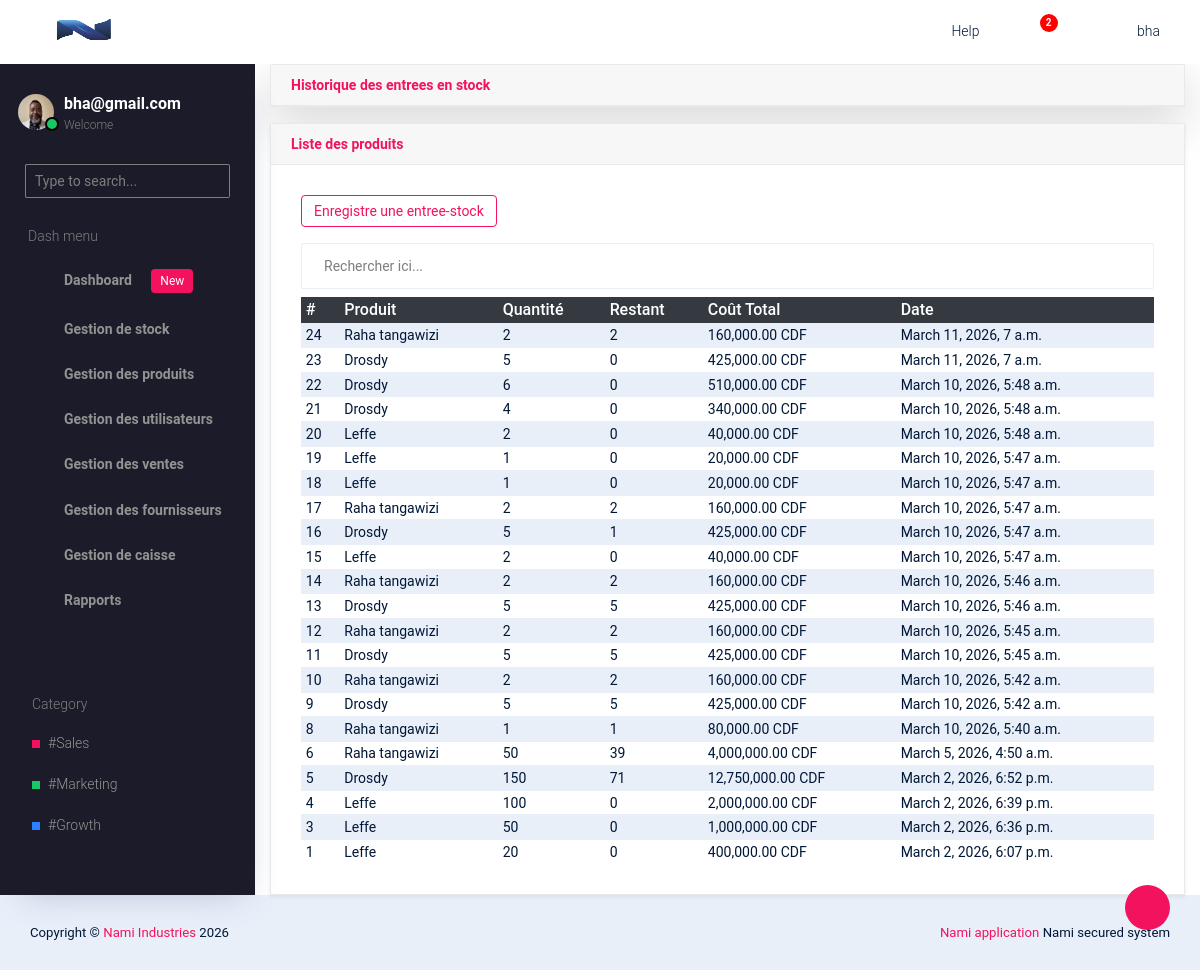
Screenshot of /main/historique-entree-stock/ (signed in) with the database file from the repository.
### companie/models.py (models this page shows, shortened)
class Company(models.Model):
    BUSINESS_TYPES = (
        ('etablissement', 'Etablissement'),
        ('societe', 'Societe'),
    )
    ESTABLISHMENT_TYPES = (
        ('pme', 'PME'),
        ('ipme', 'IPME'),
        ('ecs', 'Entreprise en commandite simple'),
    )
    COMPANY_TYPES = (
        ('sa', 'Societe par actions'),
        ('sarl', 'Societe a responsabilite limitee'),
        ('personnes', 'Societe de personnes'),
    )
    CURRENCY_CHOICES = (
        ('BIF', 'Franc Burundais (BIF)'),
        ('USD', 'Dollar Americain (USD)'),
        ('EUR', 'Euro (EUR)'),
        ('CDF', 'Franc Congolais (CDF)'),
    )
    name = models.CharField(max_length=200)
    owner_name = models.CharField(max_length=200)
    business_type = models.CharField(max_length=20, choices=BUSINESS_TYPES)
    sub_type = models.CharField(max_length=50, blank=True)
    registration_number = models.CharField(max_length=150)
    country = CountryField()
    province = models.CharField(max_length=100)
    email = models.EmailField()
    phone = models.CharField(max_length=30)
    address = models.CharField(max_length=255, blank=True, null=True)
    website = models.URLField(blank=True, null=True)
    currency = models.CharField(
        max_length=10,
        choices=CURRENCY_CHOICES,
        default='CDF'
    )
    tva = models.DecimalField(max_digits=12, decimal_places=2, default=Decimal("0.00"))
    logo = models.ImageField(
        upload_to='company_logo/',
        blank=True,
        null=True
    )
    created_at = models.DateTimeField(auto_now_add=True)

### account/models.py (models this page shows, shortened)
class Profile(models.Model):
    user = models.OneToOneField(User, on_delete=models.CASCADE)
    photo = models.ImageField(upload_to="profiles/", blank=True, null=True)

### stock/models.py (models this page shows, shortened)
class StockEntry(models.Model):
    product = models.ForeignKey(Product, on_delete=models.CASCADE)
    supplier = models.ForeignKey(Supplier, on_delete=models.SET_NULL, null=True)
    date = models.DateTimeField(default=timezone.now)
    quantity = models.PositiveIntegerField()
    remaining_quantity = models.PositiveIntegerField(editable=False, null=True)
    unit_cost = models.DecimalField(max_digits=15, decimal_places=2, null=True)
    total_cost = models.DecimalField(max_digits=15, decimal_places=2, null=True, blank=True)
    entered_by = models.ForeignKey(User, on_delete=models.SET_NULL, null=True)
    reason = models.CharField(max_length=255, blank=True, null=True)

### product/models.py (models this page shows, shortened)
class Product(models.Model):
    MANAGEMENT_METHODE_TYPE = [
        ('FIFO','FIFO'),
        ('LIFO','LIFO'),
    ]
    category = models.ForeignKey(
        CategoryProduct,
        on_delete=models.SET_NULL,
        null=True,
        blank=True,
        related_name="products"
    )
    name = models.CharField(max_length=200)
    perishable = models.BooleanField(default=False)
    expiration_date = models.DateField(null=True, blank=True)
    management_method = models.CharField(max_length=10, choices=MANAGEMENT_METHODE_TYPE, default='FIFO')
    created_at = models.DateTimeField(auto_now_add=True)
    purchase_price = models.DecimalField(max_digits=15, decimal_places=2, null=True, blank=True)
    selling_price = models.DecimalField(max_digits=15, decimal_places=2, null=True, blank=True)
    minimum_stock = models.IntegerField(default=5)

### core/views.py (the view)
# urls.py: path('historique-entree-stock/', views.stock_entry_list, name='stock_entry_list'),
@login_required
@role_required("Admin","Gestionnaire_stock")
def stock_entry_list(request):
    template = loader.get_template('stock/entry_list.html')
    entries = StockEntry.objects.all().order_by('-date')
    context = {
        'entries':entries
    }
    return HttpResponse(template.render(context, request))

### core/context_processors.py (called while the page is built)
def company_info(request):
	company = Company.objects.first()
	return {
		'company':company
	}

### core/templates/stock/entry_list.html (shortened to what this page needs)
{% extends 'base.html' %}
{% load static %}
{% block content %}
{% load humanize %}
  <div class="container-fluid main-panel">
    <div class='card shadow-lg mb-3'>
      <div class="card-header d-flex justify-content-between m-0 font-weight-bold text-primary">
        Historique des entrees en stock
      </div>
    </div>
    <div class="card shadow-sm">
        <div class="card-header m-0 font-weight-bold text-primary">
          Liste des produits
        </div>
        <div class="card-body">
          <a href="{% url 'stock_entry_create' %}" class="btn btn-outline-primary mb-3 btn-sm">
            Enregistre une entree-stock
          </a>
          <div class="input-group">
              <input type="text" id="searchInput" class="form-control mb-2 " placeholder="Rechercher ici...">
          </div>
          <div class='table-responsive'>
          <table class="table table-sm table-striped">
              <thead class="table-dark">
                 <tr>
                    <th>#</th>
                    <th>Produit</th>
                    <th>Quantité</th>
                    <th>Restant</th>
                    <th>Coût Total</th>
                    <th>Date</th>
                </tr>
              </thead>
              <tbody>
                    {% for entry in entries %}
                    <tr>
                        <td>{{ entry.id }}</td>
                        <td>{{ entry.product.name }}</td>
                        <td>{{ entry.quantity }}</td>
                        <td>{{ entry.remaining_quantity }}</td>
                        <td>{{ entry.total_cost|intcomma }} {{ company.currency }}</td>
                        <td>{{ entry.date }}</td>
                    </tr>
                    {% empty %}
                    <tr>
                        <td colspan="5" class="text-center">
                            Aucune entrée enregistrée
                        </td>
                    </tr>
                    {% endfor %}
              </tbody>
          </table>
        </div>
      </div>
    </div>
  </div>
{% endblock %}

### core/templates/base.html (shortened to what this page needs)
{% load static %}
<!DOCTYPE html>
<html lang="en">
  <head>
    <link rel="stylesheet" href="{% static 'vendors/typicons.font/font/typicons.css' %}">
    <link rel="stylesheet" href="{% static 'vendors/css/vendor.bundle.base.css' %}">
    <link rel="stylesheet" href="{% static 'css/vertical-layout-light/style.css' %}">
  </head>
  <body>
    <div class="container-scroller">
      <nav class="navbar col-lg-12 col-12 p-0 fixed-top d-flex flex-row">
        <div class="text-center navbar-brand-wrapper d-flex align-items-center justify-content-center">
          <a class="navbar-brand brand-logo" href="{% url 'dashboard:admin_dashboard' %}">
            {% if company and company.logo %}
            <img src="{{ company.logo.url }}" class="img-fluid" alt="logo"/>
            {% else %}
            <img src="{% static 'images/logo-mini.svg' %}" alt="logo"/>
            {% endif %}
          </a>
          <button class="navbar-toggler navbar-toggler align-self-center d-none d-lg-flex" type="button" data-toggle="minimize">
            <span class="typcn typcn-th-menu"></span>
          </button>
        </div>
        <div class="navbar-menu-wrapper d-flex align-items-center justify-content-end">
          <ul class="navbar-nav navbar-nav-right">
            <li class="nav-item d-none d-lg-flex  mr-2">
              <a class="nav-link" href="#">
                Help
              </a>
            </li>
            <li class="nav-item dropdown  d-flex">
              <a class="nav-link count-indicator dropdown-toggle d-flex align-items-center justify-content-center" id="notificationDropdown" href="#" data-toggle="dropdown">
                <i class="typcn typcn-bell mr-0"></i>
                <span class="count bg-danger">2</span>
              </a>
            </li>
            <li class="nav-item nav-profile dropdown">
              {% if user.is_authenticated %}
              <a class="nav-link dropdown-toggle  pl-0 pr-0" href="#" data-toggle="dropdown" id="profileDropdown">
                <i class="typcn typcn-user-outline mr-0"></i>
                <span class="nav-profile-name">{{ user.username }}</span>
              </a>
              {% endif %}
            </li>
          </ul>
        </div>
      </nav>
      <div class="container-fluid page-body-wrapper">
        <div class="theme-setting-wrapper">
          <div id="settings-trigger"><i class="typcn typcn-cog-outline"></i></div>
        </div>
        <nav class="sidebar sidebar-offcanvas" id="sidebar">
        <ul class="nav">
          <li class="nav-item">
            <div class="d-flex sidebar-profile">
              {% if user.is_authenticated %}
                {% if request.user.profile.photo %}
                  <div class="sidebar-profile-image">
                    <img src="{{ request.user.profile.photo.url }}" alt="image">
                    <span class="sidebar-status-indicator"></span>
                  </div>
                {% endif %}
              <div class="sidebar-profile-name">
                <p class="sidebar-name">
                  {{ user.email }}
                </p>
                <p class="sidebar-designation">
                  Welcome
                </p>
              </div>
              {% endif %}
            </div>
            <div class="nav-search">
              <div class="input-group">
                <input type="text" class="form-control" placeholder="Type to search..." aria-label="search" aria-describedby="search">
                <div class="input-group-append">
                  <span class="input-group-text" id="search">
                    <i class="typcn typcn-zoom"></i>
                  </span>
                </div>
              </div>
            </div>
            <p class="sidebar-menu-title">Dash menu</p>
          </li>
          {% for group in request.user.groups.all %}
            {% if group.name == "Admin" or group.name == "Caisse" or group.name == "Gestionnaire_stock" %}
            <li class="nav-item">
              <a class="nav-link" href="{% url 'dashboard:admin_dashboard' %}">
                <i class="typcn typcn-device-desktop menu-icon"></i>
                <span class="menu-title">Dashboard <span class="badge badge-primary ml-3">New</span></span>
              </a>
            </li>
            {% endif %}
            {% if group.name == "Admin" or group.name == "Gestionnaire_stock" %}
            <li class="nav-item">
              <a class="nav-link" data-toggle="collapse" href="#ui-basic" aria-expanded="false" aria-controls="ui-basic">
                <i class="typcn typcn-briefcase menu-icon"></i>
                <span class="menu-title">Gestion de stock</span>
                <i class="typcn typcn-chevron-right menu-arrow"></i>
              </a>
            </li>
          {% endif %}
          {% if group.name == "Admin" or group.name == "Gestionnaire_stock" %}
          <li class="nav-item">
            <a class="nav-link" data-toggle="collapse" href="#form-elements" aria-expanded="false" aria-controls="form-elements">
              <i class="typcn typcn-film menu-icon"></i>
              <span class="menu-title">Gestion des produits</span>
              <i class="menu-arrow"></i>
            </a>
          </li>
          {% endif %}
          {% if group.name == "Admin" %}
          <li class="nav-item">
            <a class="nav-link" data-toggle="collapse" href="#charts" aria-expanded="false" aria-controls="charts">
              <i class="typcn typcn-chart-pie-outline menu-icon"></i>
              <span class="menu-title">Gestion des utilisateurs</span>
              <i class="menu-arrow"></i>
            </a>
          </li>
          {% endif %}
          {% if group.name == "Admin" or group.name == "Caisse" %}
          <li class="nav-item">
            <a class="nav-link" data-toggle="collapse" href="#tables" aria-expanded="false" aria-controls="tables">
              <i class="typcn typcn-th-small-outline menu-icon"></i>
              <span class="menu-title">Gestion des ventes</span>
              <i class="menu-arrow"></i>
            </a>
          </li>
          {% endif %}
          {% if group.name == "Admin" %}
          <li class="nav-item">
            <a class="nav-link" data-toggle="collapse" href="#auth" aria-expanded="false" aria-controls="auth">
              <i class="typcn typcn-user-add-outline menu-icon"></i>
              <span class="menu-title">Gestion des fournisseurs</span>
              <i class="menu-arrow"></i>
            </a>
          </li>
          {% endif %}
          {% if group.name == "Admin" or group.name == "Caisse" %}
          <li class="nav-item">
            <a class="nav-link" data-toggle="collapse" href="#error" aria-expanded="false" aria-controls="error">
              <i class="typcn typcn-globe-outline menu-icon"></i>
              <span class="menu-title">Gestion de caisse</span>
              <i class="menu-arrow"></i>
            </a>
          </li>
          {% endif %}
          {% if group.name == "Admin" %}
          <li class="nav-item">
            <a class="nav-link" data-toggle="collapse" href="#rapport" aria-expanded="false" aria-controls="rapport">
              <i class="typcn typcn-document-text menu-icon"></i>
              <span class="menu-title">Rapports</span>
              <i class="menu-arrow"></i>
            </a>
          </li>
          {% endif %}
          {% endfor %}
        </ul>
        <ul class="sidebar-legend">
          <li>
            <p class="sidebar-menu-title">Category</p>
          </li>
          <li class="nav-item"><a href="#" class="nav-link">#Sales</a></li>
          <li class="nav-item"><a href="#" class="nav-link">#Marketing</a></li>
          <li class="nav-item"><a href="#" class="nav-link">#Growth</a></li>
        </ul>
      </nav>
        {% block content %}{% endblock %}
    </div>
  </body>
  <footer class="footer">
  <div class="d-sm-flex justify-content-center justify-content-sm-between">
    <span class="text-center text-sm-left d-block d-sm-inline-block">Copyright © <a href="https://" target="_blank">Nami Industries</a> 2026</span>
    <span class="float-none float-sm-right d-block mt-1 mt-sm-0 text-center"><a href="https://" target="_blank">Nami application </a>Nami secured system</span>
  </div>
</footer>
</html>

### rows the page displays
Company: logo (picture), currency "CDF"
StockEntry: id "24", product.name "Raha tangawizi", quantity "2", remaining_quantity "2", total_cost "160,000.00", date "March 11, 2026, 7 a.m."
StockEntry: id "23", product.name "Drosdy", quantity "5", remaining_quantity "0", total_cost "425,000.00", date "March 11, 2026, 7 a.m."
StockEntry: id "22", product.name "Drosdy", quantity "6", remaining_quantity "0", total_cost "510,000.00", date "March 10, 2026, 5:48 a.m."
StockEntry: id "21", product.name "Drosdy", quantity "4", remaining_quantity "0", total_cost "340,000.00", date "March 10, 2026, 5:48 a.m."
StockEntry: id "20", product.name "Leffe", quantity "2", remaining_quantity "0", total_cost "40,000.00", date "March 10, 2026, 5:48 a.m."
StockEntry: id "19", product.name "Leffe", quantity "1", remaining_quantity "0", total_cost "20,000.00", date "March 10, 2026, 5:47 a.m."
StockEntry: id "18", product.name "Leffe", quantity "1", remaining_quantity "0", total_cost "20,000.00", date "March 10, 2026, 5:47 a.m."
StockEntry: id "17", product.name "Raha tangawizi", quantity "2", remaining_quantity "2", total_cost "160,000.00", date "March 10, 2026, 5:47 a.m."
StockEntry: id "16", product.name "Drosdy", quantity "5", remaining_quantity "1", total_cost "425,000.00", date "March 10, 2026, 5:47 a.m."
StockEntry: id "15", product.name "Leffe", quantity "2", remaining_quantity "0", total_cost "40,000.00", date "March 10, 2026, 5:47 a.m."
StockEntry: id "14", product.name "Raha tangawizi", quantity "2", remaining_quantity "2", total_cost "160,000.00", date "March 10, 2026, 5:46 a.m."
StockEntry: id "13", product.name "Drosdy", quantity "5", remaining_quantity "5", total_cost "425,000.00", date "March 10, 2026, 5:46 a.m."
StockEntry: id "12", product.name "Raha tangawizi", quantity "2", remaining_quantity "2", total_cost "160,000.00", date "March 10, 2026, 5:45 a.m."
StockEntry: id "11", product.name "Drosdy", quantity "5", remaining_quantity "5", total_cost "425,000.00", date "March 10, 2026, 5:45 a.m."
StockEntry: id "10", product.name "Raha tangawizi", quantity "2", remaining_quantity "2", total_cost "160,000.00", date "March 10, 2026, 5:42 a.m."
StockEntry: id "9", product.name "Drosdy", quantity "5", remaining_quantity "5", total_cost "425,000.00", date "March 10, 2026, 5:42 a.m."
StockEntry: id "8", product.name "Raha tangawizi", quantity "1", remaining_quantity "1", total_cost "80,000.00", date "March 10, 2026, 5:40 a.m."
StockEntry: id "6", product.name "Raha tangawizi", quantity "50", remaining_quantity "39", total_cost "4,000,000.00", date "March 5, 2026, 4:50 a.m."
StockEntry: id "5", product.name "Drosdy", quantity "150", remaining_quantity "71", total_cost "12,750,000.00", date "March 2, 2026, 6:52 p.m."
StockEntry: id "4", product.name "Leffe", quantity "100", remaining_quantity "0", total_cost "2,000,000.00", date "March 2, 2026, 6:39 p.m."
StockEntry: id "3", product.name "Leffe", quantity "50", remaining_quantity "0", total_cost "1,000,000.00", date "March 2, 2026, 6:36 p.m."
StockEntry: id "1", product.name "Leffe", quantity "20", remaining_quantity "0", total_cost "400,000.00", date "March 2, 2026, 6:07 p.m."

### other values shown
{{ user.username }} "bha"
{{ user.email }} "bha@gmail.com"
